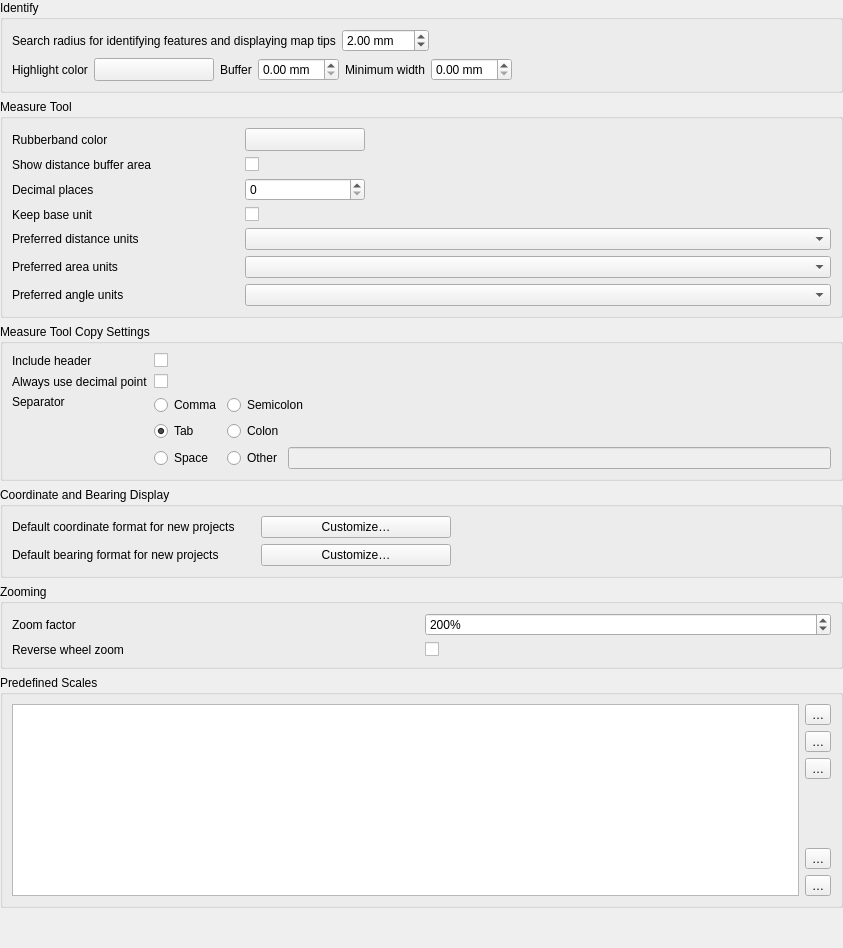
             <widget class="QWidget" name="mOptionsScrollAreaContents_05">
              <property name="geometry">
               <rect>
                <x>0</x>
                <y>0</y>
                <width>843</width>
                <height>948</height>
               </rect>
              </property>
              <layout class="QVBoxLayout" name="verticalLayout_30">
               <property name="leftMargin">
                <number>0</number>
               </property>
               <property name="topMargin">
                <number>0</number>
               </property>
               <property name="rightMargin">
                <number>0</number>
               </property>
               <property name="bottomMargin">
                <number>0</number>
               </property>
               <item>
                <widget class="QgsCollapsibleGroupBox" name="mIdentifyGroupBox">
                 <property name="title">
                  <string>Identify</string>
                 </property>
                 <layout class="QVBoxLayout" name="verticalLayout_37">
                  <item>
                   <layout class="QHBoxLayout" name="mIdentifyRadiusHorizontalLayout">
                    <item>
                     <widget class="QLabel" name="textLabel1_3">
                      <property name="text">
                       <string>Search radius for identifying features and displaying map tips</string>
                      </property>
                     </widget>
                    </item>
                    <item>
                     <widget class="QgsDoubleSpinBox" name="spinBoxIdentifyValue">
                      <property name="suffix">
                       <string> mm</string>
                      </property>
                      <property name="maximum">
                       <double>100.000000000000000</double>
                      </property>
                      <property name="singleStep">
                       <double>1.000000000000000</double>
                      </property>
                      <property name="value">
                       <double>2.000000000000000</double>
                      </property>
                     </widget>
                    </item>
                    <item>
                     <spacer name="horizontalSpacer_44">
                      <property name="orientation">
                       <enum>Qt::Horizontal</enum>
                      </property>
                      <property name="sizeHint" stdset="0">
                       <size>
                        <width>40</width>
                        <height>20</height>
                       </size>
                      </property>
                     </spacer>
                    </item>
                   </layout>
                  </item>
                  <item>
                   <layout class="QHBoxLayout" name="mIdentifyHighlightHorizontalLayout">
                    <item>
                     <widget class="QLabel" name="mIdentifyHighlighColorLabel">
                      <property name="text">
                       <string>Highlight color</string>
                      </property>
                     </widget>
                    </item>
                    <item>
                     <widget class="QgsColorButton" name="mIdentifyHighlightColorButton">
                      <property name="sizePolicy">
                       <sizepolicy hsizetype="Fixed" vsizetype="Fixed">
                        <horstretch>0</horstretch>
                        <verstretch>0</verstretch>
                       </sizepolicy>
                      </property>
                      <property name="minimumSize">
                       <size>
                        <width>120</width>
                        <height>0</height>
                       </size>
                      </property>
                      <property name="maximumSize">
                       <size>
                        <width>120</width>
                        <height>16777215</height>
                       </size>
                      </property>
                      <property name="toolTip">
                       <string>&lt;html&gt;&lt;head/&gt;&lt;body&gt;&lt;p&gt;The color used to highlight identified feature. The alpha channel is only used for polygons fill, lines and outlines are fully opaque.&lt;/p&gt;&lt;/body&gt;&lt;/html&gt;</string>
                      </property>
                      <property name="text">
                       <string/>
                      </property>
                     </widget>
                    </item>
                    <item>
                     <widget class="QLabel" name="mIdentifyHighlightBufferLabel">
                      <property name="toolTip">
                       <string/>
                      </property>
                      <property name="text">
                       <string>Buffer</string>
                      </property>
                     </widget>
                    </item>
                    <item>
                     <widget class="QgsDoubleSpinBox" name="mIdentifyHighlightBufferSpinBox">
                      <property name="toolTip">
                       <string>Lines / outlines buffer in millimeters.</string>
                      </property>
                      <property name="suffix">
                       <string> mm</string>
                      </property>
                     </widget>
                    </item>
                    <item>
                     <widget class="QLabel" name="mIdentifyHighlightMinWidthLabel">
                      <property name="toolTip">
                       <string/>
                      </property>
                      <property name="text">
                       <string>Minimum width</string>
                      </property>
                     </widget>
                    </item>
                    <item>
                     <widget class="QgsDoubleSpinBox" name="mIdentifyHighlightMinWidthSpinBox">
                      <property name="toolTip">
                       <string>Minimum line / stroke width in millimeters.</string>
                      </property>
                      <property name="suffix">
                       <string> mm</string>
                      </property>
                     </widget>
                    </item>
                    <item>
                     <spacer name="horizontalSpacer_45">
                      <property name="orientation">
                       <enum>Qt::Horizontal</enum>
                      </property>
                      <property name="sizeHint" stdset="0">
                       <size>
                        <width>40</width>
                        <height>20</height>
                       </size>
                      </property>
                     </spacer>
                    </item>
                   </layout>
                  </item>
                 </layout>
                </widget>
               </item>
               <item>
                <widget class="QgsCollapsibleGroupBox" name="mMeasureToolGroupBox">
                 <property name="title">
                  <string>Measure Tool</string>
                 </property>
                 <layout class="QGridLayout" name="gridLayout_21">
                  <item row="5" column="0">
                   <widget class="QLabel" name="textLabel1_14">
                    <property name="text">
                     <string>Preferred area units</string>
                    </property>
                   </widget>
                  </item>
                  <item row="3" column="0">
                   <widget class="QLabel" name="label_13">
                    <property name="toolTip">
                     <string>If unchecked large numbers will be converted from m. to km. and from ft. to miles</string>
                    </property>
                    <property name="text">
                     <string>Keep base unit</string>
                    </property>
                   </widget>
                  </item>
                  <item row="6" column="1" colspan="3">
                   <widget class="QComboBox" name="mAngleUnitsComboBox"/>
                  </item>
                  <item row="4" column="1" colspan="3">
                   <widget class="QComboBox" name="mDistanceUnitsComboBox"/>
                  </item>
                  <item row="0" column="2" colspan="2">
                   <spacer>
                    <property name="orientation">
                     <enum>Qt::Horizontal</enum>
                    </property>
                    <property name="sizeHint" stdset="0">
                     <size>
                      <width>191</width>
                      <height>20</height>
                     </size>
                    </property>
                   </spacer>
                  </item>
                  <item row="4" column="0">
                   <widget class="QLabel" name="textLabel1_11">
                    <property name="text">
                     <string>Preferred distance units</string>
                    </property>
                   </widget>
                  </item>
                  <item row="2" column="0">
                   <widget class="QLabel" name="label_12">
                    <property name="text">
                     <string>Decimal places</string>
                    </property>
                   </widget>
                  </item>
                  <item row="5" column="1" colspan="3">
                   <widget class="QComboBox" name="mAreaUnitsComboBox"/>
                  </item>
                  <item row="0" column="0">
                   <widget class="QLabel" name="textLabel1_10">
                    <property name="text">
                     <string>Rubberband color</string>
                    </property>
                   </widget>
                  </item>
                  <item row="2" column="1">
                   <widget class="QgsSpinBox" name="mDecimalPlacesSpinBox"/>
                  </item>
                  <item row="6" column="0">
                   <widget class="QLabel" name="mAngleUnitsLabel">
                    <property name="text">
                     <string>Preferred angle units</string>
                    </property>
                   </widget>
                  </item>
                  <item row="3" column="1">
                   <widget class="QCheckBox" name="mKeepBaseUnitCheckBox">
                    <property name="text">
                     <string/>
                    </property>
                   </widget>
                  </item>
                  <item row="0" column="1">
                   <widget class="QgsColorButton" name="pbnMeasureColor">
                    <property name="sizePolicy">
                     <sizepolicy hsizetype="Fixed" vsizetype="Fixed">
                      <horstretch>0</horstretch>
                      <verstretch>0</verstretch>
                     </sizepolicy>
                    </property>
                    <property name="minimumSize">
                     <size>
                      <width>120</width>
                      <height>0</height>
                     </size>
                    </property>
                    <property name="maximumSize">
                     <size>
                      <width>120</width>
                      <height>16777215</height>
                     </size>
                    </property>
                    <property name="text">
                     <string/>
                    </property>
                   </widget>
                  </item>
                  <item row="1" column="1">
                   <widget class="QCheckBox" name="mShowBufferAreaCheckBox">
                    <property name="text">
                     <string/>
                    </property>
                   </widget>
                  </item>
                  <item row="1" column="0">
                   <widget class="QLabel" name="label_34">
                    <property name="text">
                     <string>Show distance buffer area</string>
                    </property>
                   </widget>
                  </item>
                 </layout>
                </widget>
               </item>
               <item>
                <widget class="QgsCollapsibleGroupBox" name="mMeasureToolCopySettingsGroupBox">
                 <property name="title">
                  <string>Measure Tool Copy Settings</string>
                 </property>
                 <layout class="QGridLayout" name="gridLayout_20">
                  <item row="0" column="0">
                   <widget class="QLabel" name="label_22">
                    <property name="text">
                     <string>Include header</string>
                    </property>
                   </widget>
                  </item>
                  <item row="2" column="0">
                   <widget class="QLabel" name="label_23">
                    <property name="text">
                     <string>Separator</string>
                    </property>
                    <property name="alignment">
                     <set>Qt::AlignLeading|Qt::AlignLeft|Qt::AlignTop</set>
                    </property>
                   </widget>
                  </item>
                  <item row="1" column="1">
                   <widget class="QCheckBox" name="mAlwaysUseDecimalPoint">
                    <property name="text">
                     <string/>
                    </property>
                   </widget>
                  </item>
                  <item row="2" column="1">
                   <layout class="QGridLayout" name="gridLayout_6">
                    <item row="0" column="0">
                     <widget class="QRadioButton" name="mSeparatorComma">
                      <property name="text">
                       <string>Comma</string>
                      </property>
                     </widget>
                    </item>
                    <item row="2" column="0">
                     <widget class="QRadioButton" name="mSeparatorSpace">
                      <property name="text">
                       <string>Space</string>
                      </property>
                     </widget>
                    </item>
                    <item row="1" column="1">
                     <widget class="QRadioButton" name="mSeparatorColon">
                      <property name="text">
                       <string>Colon</string>
                      </property>
                     </widget>
                    </item>
                    <item row="0" column="1">
                     <widget class="QRadioButton" name="mSeparatorSemicolon">
                      <property name="text">
                       <string>Semicolon</string>
                      </property>
                     </widget>
                    </item>
                    <item row="1" column="0">
                     <widget class="QRadioButton" name="mSeparatorTab">
                      <property name="text">
                       <string>Tab</string>
                      </property>
                      <property name="checked">
                       <bool>true</bool>
                      </property>
                     </widget>
                    </item>
                    <item row="2" column="1">
                     <layout class="QHBoxLayout" name="horizontalLayout_3">
                      <item>
                       <widget class="QRadioButton" name="mSeparatorOther">
                        <property name="text">
                         <string>Other</string>
                        </property>
                       </widget>
                      </item>
                      <item>
                       <widget class="QLineEdit" name="mSeparatorCustom">
                        <property name="enabled">
                         <bool>false</bool>
                        </property>
                        <property name="sizePolicy">
                         <sizepolicy hsizetype="Expanding" vsizetype="Fixed">
                          <horstretch>0</horstretch>
                          <verstretch>0</verstretch>
                         </sizepolicy>
                        </property>
                        <property name="maxLength">
                         <number>3</number>
                        </property>
                       </widget>
                      </item>
                     </layout>
                    </item>
                   </layout>
                  </item>
                  <item row="0" column="1">
                   <widget class="QCheckBox" name="mIncludeHeader">
                    <property name="text">
                     <string/>
                    </property>
                   </widget>
                  </item>
                  <item row="1" column="0">
                   <widget class="QLabel" name="label_24">
                    <property name="toolTip">
                     <string>Use a dot as the decimal separator, even if the current locale uses a different character</string>
                    </property>
                    <property name="text">
                     <string>Always use decimal point</string>
                    </property>
                   </widget>
                  </item>
                 </layout>
                </widget>
               </item>
               <item>
                <widget class="QgsCollapsibleGroupBox" name="mCoordinateDisplayGroup">
                 <property name="sizePolicy">
                  <sizepolicy hsizetype="Preferred" vsizetype="Maximum">
                   <horstretch>0</horstretch>
                   <verstretch>0</verstretch>
                  </sizepolicy>
                 </property>
                 <property name="title">
                  <string>Coordinate and Bearing Display</string>
                 </property>
                 <property name="syncGroup">
                  <string notr="true">projgeneral</string>
                 </property>
                 <layout class="QGridLayout" name="gridLayout_30" columnstretch="0,0,3,6">
                  <item row="1" column="2">
                   <widget class="QPushButton" name="mCustomizeBearingFormatButton">
                    <property name="text">
                     <string>Customize…</string>
                    </property>
                   </widget>
                  </item>
                  <item row="1" column="0">
                   <widget class="QLabel" name="label_69">
                    <property name="text">
                     <string>Default bearing format for new projects</string>
                    </property>
                   </widget>
                  </item>
                  <item row="1" column="3">
                   <spacer name="horizontalSpacer_10">
                    <property name="orientation">
                     <enum>Qt::Horizontal</enum>
                    </property>
                    <property name="sizeHint" stdset="0">
                     <size>
                      <width>40</width>
                      <height>20</height>
                     </size>
                    </property>
                   </spacer>
                  </item>
                  <item row="1" column="1">
                   <spacer name="horizontalSpacer_11">
                    <property name="orientation">
                     <enum>Qt::Horizontal</enum>
                    </property>
                    <property name="sizeType">
                     <enum>QSizePolicy::Maximum</enum>
                    </property>
                    <property name="sizeHint" stdset="0">
                     <size>
                      <width>20</width>
                      <height>20</height>
                     </size>
                    </property>
                   </spacer>
                  </item>
                  <item row="0" column="0">
                   <widget class="QLabel" name="label_72">
                    <property name="text">
                     <string>Default coordinate format for new projects</string>
                    </property>
                   </widget>
                  </item>
                  <item row="0" column="2">
                   <widget class="QPushButton" name="mCustomizeCoordinateFormatButton">
                    <property name="text">
                     <string>Customize…</string>
                    </property>
                   </widget>
                  </item>
                 </layout>
                </widget>
               </item>
               <item>
                <widget class="QgsCollapsibleGroupBox" name="mZoomingGroupBox">
                 <property name="title">
                  <string>Zooming</string>
                 </property>
                 <layout class="QGridLayout" name="_8">
                  <item row="0" column="0">
                   <widget class="QLabel" name="label_3">
                    <property name="text">
                     <string>Zoom factor</string>
                    </property>
                   </widget>
                  </item>
                  <item row="0" column="1">
                   <widget class="QgsSpinBox" name="spinZoomFactor">
                    <property name="toolTip">
                     <string>Specifies the change in zoom level with each move of the mouse wheel.
The bigger the number, the faster zooming with the mouse wheel will be.</string>
                    </property>
                    <property name="suffix">
                     <string>%</string>
                    </property>
                    <property name="minimum">
                     <number>100</number>
                    </property>
                    <property name="maximum">
                     <number>1000</number>
                    </property>
                    <property name="singleStep">
                     <number>10</number>
                    </property>
                    <property name="value">
                     <number>200</number>
                    </property>
                    <property name="showClearButton">
                     <bool>true</bool>
                    </property>
                   </widget>
                  </item>
                  <item row="1" column="0">
                   <widget class="QLabel" name="label_21">
                    <property name="text">
                     <string>Reverse wheel zoom</string>
                    </property>
                   </widget>
                  </item>
                  <item row="1" column="1">
                   <widget class="QCheckBox" name="reverseWheelZoom">
                    <property name="text">
                     <string/>
                    </property>
                   </widget>
                  </item>
                 </layout>
                </widget>
               </item>
               <item>
                <widget class="QgsCollapsibleGroupBox" name="mPredefinedScalesGroupBox">
                 <property name="title">
                  <string>Predefined Scales</string>
                 </property>
                 <layout class="QGridLayout" name="gridLayout_26">
                  <item row="0" column="0">
                   <widget class="QListWidget" name="mListGlobalScales"/>
                  </item>
                  <item row="0" column="1">
                   <layout class="QVBoxLayout" name="verticalLayout_13">
                    <item>
                     <widget class="QToolButton" name="pbnAddScale">
                      <property name="toolTip">
                       <string>Add predefined scale</string>
                      </property>
                      <property name="text">
                       <string>…</string>
                      </property>
                      <property name="icon">
                       <iconset resource="../../images/images.qrc">
                        <normaloff>:/images/themes/default/symbologyAdd.svg</normaloff>:/images/themes/default/symbologyAdd.svg</iconset>
                      </property>
                     </widget>
                    </item>
                    <item>
                     <widget class="QToolButton" name="pbnRemoveScale">
                      <property name="toolTip">
                       <string>Remove selected scale</string>
                      </property>
                      <property name="text">
                       <string>…</string>
                      </property>
                      <property name="icon">
                       <iconset resource="../../images/images.qrc">
                        <normaloff>:/images/themes/default/symbologyRemove.svg</normaloff>:/images/themes/default/symbologyRemove.svg</iconset>
                      </property>
                     </widget>
                    </item>
                    <item>
                     <widget class="QToolButton" name="pbnDefaultScaleValues">
                      <property name="toolTip">
                       <string>Reset to default scales</string>
                      </property>
                      <property name="text">
                       <string>…</string>
                      </property>
                      <property name="icon">
                       <iconset resource="../../images/images.qrc">
                        <normaloff>:/images/themes/default/mActionUndo.svg</normaloff>:/images/themes/default/mActionUndo.svg</iconset>
                      </property>
                     </widget>
                    </item>
                    <item>
                     <spacer name="verticalSpacer_7">
                      <property name="orientation">
                       <enum>Qt::Vertical</enum>
                      </property>
                      <property name="sizeHint" stdset="0">
                       <size>
                        <width>20</width>
                        <height>40</height>
                       </size>
                      </property>
                     </spacer>
                    </item>
                    <item>
                     <widget class="QToolButton" name="pbnImportScales">
                      <property name="toolTip">
                       <string>Import from file</string>
                      </property>
                      <property name="text">
                       <string>…</string>
                      </property>
                      <property name="icon">
                       <iconset resource="../../images/images.qrc">
                        <normaloff>:/images/themes/default/mActionFileOpen.svg</normaloff>:/images/themes/default/mActionFileOpen.svg</iconset>
                      </property>
                     </widget>
                    </item>
                    <item>
                     <widget class="QToolButton" name="pbnExportScales">
                      <property name="toolTip">
                       <string>Export to file</string>
                      </property>
                      <property name="text">
                       <string>…</string>
                      </property>
                      <property name="icon">
                       <iconset resource="../../images/images.qrc">
                        <normaloff>:/images/themes/default/mActionFileSave.svg</normaloff>:/images/themes/default/mActionFileSave.svg</iconset>
                      </property>
                     </widget>
                    </item>
                   </layout>
                  </item>
                 </layout>
                </widget>
               </item>
               <item>
                <spacer name="verticalSpacer_3">
                 <property name="orientation">
                  <enum>Qt::Vertical</enum>
                 </property>
                 <property name="sizeHint" stdset="0">
                  <size>
                   <width>20</width>
                   <height>0</height>
                  </size>
                 </property>
                </spacer>
               </item>
              </layout>
             </widget>
